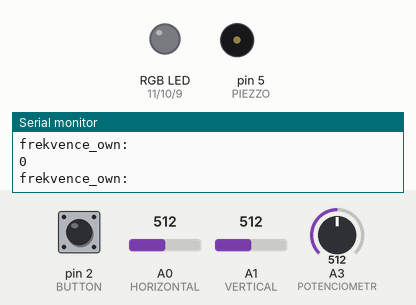
Simulated run of this sketch. Board: Arduino Uno, built with avr-gcc and run on an emulated ATmega328P. Parts: an RGB LED mixed from three pins (HIGH = lit), buzzer (waves = sounding), the last lines printed to the serial monitor. The test bench sets the inputs (shaded band); at power-on: pin 2 (BUTTON) HIGH, A0 (HORIZONTAL) = 512, A1 (VERTICAL) = 512, A3 (POTENCIOMETR) = 512. Dim RGB values are drawn brighter than linear.

Above: at 1.2 s.
1.3 s: pin 2 (BUTTON) pulled LOW for 0.15 s
At 1.4 s:
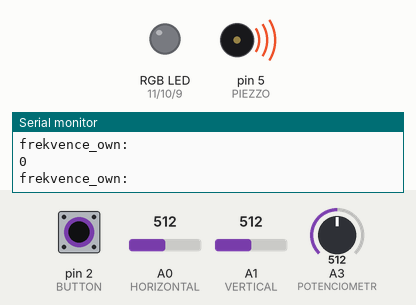
2.9 s: A0 (HORIZONTAL) set to 34
4.4 s: A0 (HORIZONTAL) set to 26
At 4.9 s:
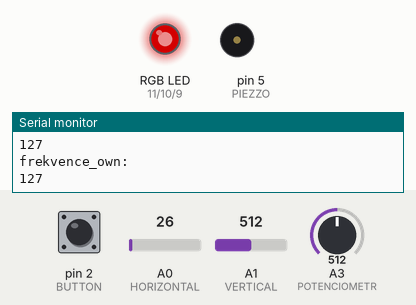
5.9 s: A1 (VERTICAL) set to 32
8.9 s: A1 (VERTICAL) set to 28
At 9.5 s:
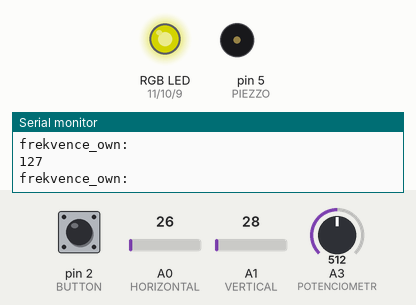
10.4 s: pin 2 (BUTTON) pulled LOW for 1 s
At 11.2 s:
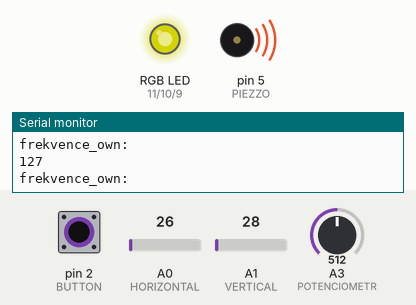
Timing chart, 0 to 13.4 s (numbered marks = the images above; inputs shaded):
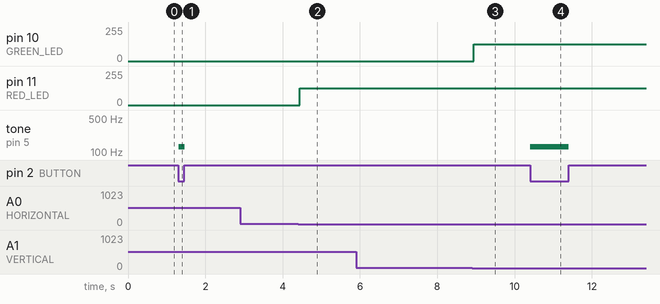

Measured:
- the behaviour switches between 31 and 30 on A0 (HORIZONTAL) (found by bisection; images 1 and 2)
- the behaviour switches between 31 and 30 on A1 (VERTICAL) (found by bisection; images 2 and 3)
- after the input at 1.3 s, tone on pin 5 (PIEZZO): silent → 127 Hz at once, → silent 0.15 s later
- after the input at 4.4 s, pin 11 (RED_LED): 0/255 → 127/255 at once
- after the input at 8.9 s, pin 10 (GREEN_LED): 0/255 → 127/255 at once
- after the input at 10.4 s, tone on pin 5 (PIEZZO): silent → 127 Hz at once, → silent 1.0 s later

The sketch:

main_joystick_digital.ino
```cpp
#define UP_TRESHOLD 240           // zde vhodně nastavte hranici, která určí, že je joystick v pozici nahoře
#define DOWN_TRESHOLD -240         // zde vhodně nastavte hranici, která určí, že je joystick v pozici dole
#define RIGHT_TRESHOLD 240        // zde vhodně nastavte hranici, která určí, že je joystick v pozici vpravo
#define LEFT_TRESHOLD -240         // zde vhodně nastavte hranici, která určí, že je joystick v pozici vlevo

#define CENTER 0
#define LEFT 1
#define UP 2
#define RIGHT 3
#define DOWN 4
#define PUSH 5

///////////////////////////////////////

#define BLUE_LED 9
#define GREEN_LED 10
#define RED_LED 11

#define POTENCIOMETR 3

#define PIEZZO 5

#define HORIZONTAL 0
#define VERTICAL 1

#define ON 1
#define OFF 0

#define OFFSET 20

int lastState = LOW;
int currentState = HIGH;

int button = HIGH;


int readJoystickKey(int xPos, int yPos){
    if (button == LOW) {
      return PUSH;
    }

    if (yPos > UP_TRESHOLD) {     // joystick je nahoře
      return UP;
    }

    if (yPos < DOWN_TRESHOLD) {   // joystick je dole
      return DOWN;
    }

    if (xPos > RIGHT_TRESHOLD) {  // joystick je vpravo
      return RIGHT;
    }

    if (xPos < LEFT_TRESHOLD) {   // joystick je vlevo
      return LEFT;
    }

    return CENTER;
}

void check_button(int pin, char string[]){
  currentState = digitalRead(pin);

  if(currentState == LOW){
    lastState = LOW;
  }

  if(lastState == LOW && currentState == HIGH){
      lastState = currentState;
      Serial.println(string);
  }
}

void setup()
{
  pinMode(RED_LED, OUTPUT);
  pinMode(GREEN_LED, OUTPUT);
  pinMode(BLUE_LED, OUTPUT);

  pinMode(2, INPUT_PULLUP); // BUTTON
  //pinMode(POTENCIOMETR, INPUT);

  Serial.begin(9600);
}

int frekvence_own = 0;

void loop()
{

  int x = analogRead(HORIZONTAL);
  int y = analogRead(VERTICAL);

  x = map(x, 0, 1023, -255, 255);
  y = map(y, 0, 1023, -255, 255);

  if (!digitalRead(2)) {

    frekvence_own = analogRead(POTENCIOMETR);
    frekvence_own = map(frekvence_own, 0, 1023, 0, 255);

    tone(PIEZZO, frekvence_own);

  } else{
    noTone(PIEZZO);
  }

  int pos_joystick = readJoystickKey(x, y);

  //frekvence_own = map(frekvence_own, 0, 1023, 0, 255);

  Serial.println("frekvence_own:");
  Serial.println(frekvence_own);

      switch (pos_joystick)
      {
        case LEFT:
          analogWrite(RED_LED, frekvence_own);
          break;
        case RIGHT:
          analogWrite(BLUE_LED, frekvence_own);
          break;
        case UP:
          analogWrite(BLUE_LED, frekvence_own);
          break;
        case DOWN:
          analogWrite(GREEN_LED, frekvence_own);
            break;
        case CENTER:
          analogWrite(RED_LED, 0);
          analogWrite(GREEN_LED, 0);
          analogWrite(BLUE_LED, 0);
          break;
        //case PUSH:
      }
}
```
